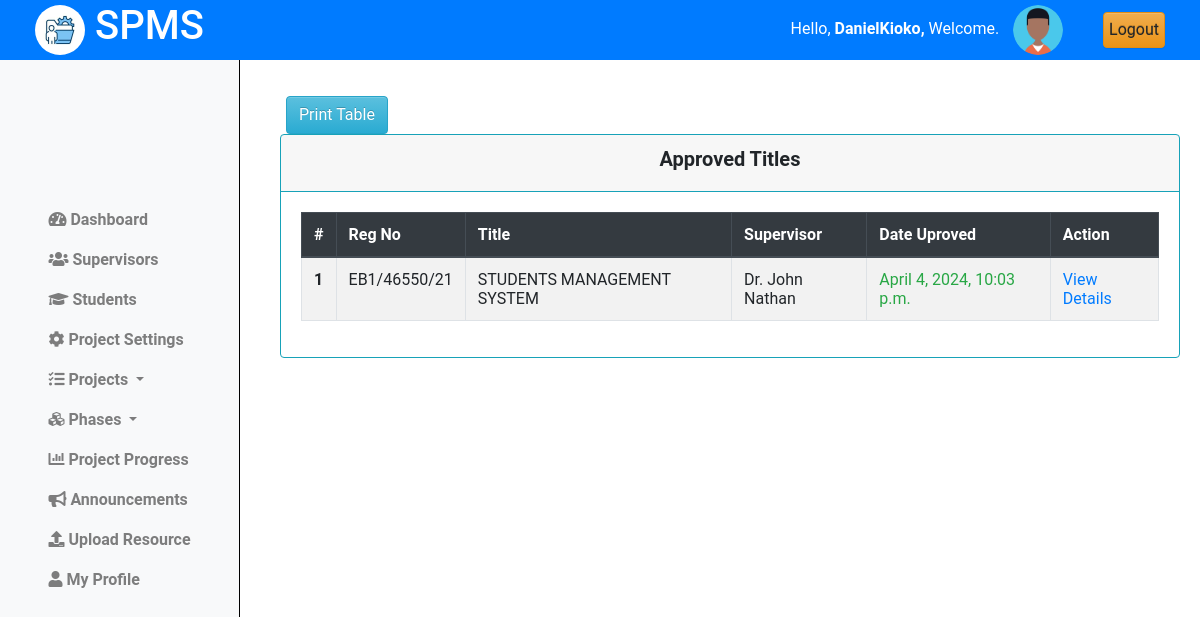
/projects/titles/approved/ (signed in), run on the app's committed database.
### projectsApp/models.py (models this page shows, shortened)
class Coordinator(AbstractUser):
    pass

class Projects(models.Model):
    student = models.ForeignKey(Student, on_delete=models.CASCADE)
    title = models.CharField(max_length=255)
    description = models.TextField()
    objectives = models.TextField()
    lecturer = models.ForeignKey(Lecturer, on_delete=models.SET_NULL, null=True, blank=True)
    status = models.CharField(max_length=50, choices=[
        ('pending', 'Pending'),
        ('approved', 'Approved'),
        ('rejected', 'Rejected')
    ], default='Pending')
    created_at = models.DateTimeField(auto_now_add=True)
    updated_at = models.DateTimeField(auto_now=True)

class Student(models.Model):
    regno = models.CharField(max_length=255, unique=True)
    email = models.EmailField(max_length=255, unique=True)
    name = models.CharField(max_length=255)
    phone_number = models.IntegerField(null=True, blank=True)
    intake_year = models.PositiveSmallIntegerField(default=2024)
    password = models.CharField(max_length=128, null=False, blank=False)
    user_id = models.AutoField(primary_key=True)
    last_login = models.DateTimeField(blank=True, null=True)
    USERNAME_FIELD = 'email'
    REQUIRED_FIELDS = ['regno', 'name', 'phone_number']
    class Meta:
        db_table = "students"

class Lecturer(models.Model):
    email = models.EmailField(max_length=255, unique=True, blank=False)
    name = models.CharField(max_length=255)
    phone = models.IntegerField(null=True, blank=True)
    password = models.CharField(max_length=128, null=False, blank=False)
    user_id = models.AutoField(primary_key=True)
    last_login = models.DateTimeField(blank=True, null=True)
    USERNAME_FIELD = 'email'
    REQUIRED_FIELDS = ['name', 'phone']
    class Meta:
        db_table = "Lecturers"

### projectsApp/AccessControl.py (the view)
    @login_required
    def wrapper(request, *args, **kwargs):
        if not isinstance(request.user, Coordinator):
            return redirect('cordinator_login')
        return function(request, *args, **kwargs)

### projectsApp/AccessControl.py (called while the page is built)
def coordinator_required(function):
    @login_required
    def wrapper(request, *args, **kwargs):
        if not isinstance(request.user, Coordinator):
            return redirect('cordinator_login')
        return function(request, *args, **kwargs)
    return wrapper

### projectsApp/views.py (called while the page is built)
@coordinator_required
def approved_titles(request):
    projects = Projects.objects.filter(status="Approved").order_by('student')
    context = {
        'projects':projects,
        }
    return render(request, 'cordinator/approved_titles.html', context)

### projectsApp/templates/cordinator/approved_titles.html (shortened to what this page needs)
{% extends 'base_cord.html' %}
{% load static %}
{% block content %}
{% include 'column1_cord.html' %}
<div class="content">
    <div class="container-fluid">
        <div class="row">
            <div class="text-center mt-3 ml-3">
                <button id="print-button" onclick="printTable()" class="btn btn-info">Print Table</button>
            </div>
            <div class="card border-info">
                <div class="card-header text-center border-info">
                    <h5><b>Approved Titles</b></h5>
                </div>
                <div class="card-body">
                    <table id="print-table"  class="table table-bordered table-hover  table-striped border-info">
                        <thead class="thead-dark">
                            <tr>
                                <th scope="col">#</th>
                                <th scope="col">Reg No</th>
                                <th scope="col">Title</th>
                                <th scope="col">Supervisor</th>
                                <th scope="col">Date Uproved</th>
                                <th scope="col">Action</th>
                            </tr>
                        </thead>
                        <tbody>
                            {% if projects.exists %}
                                {% for project in projects %}
                                    <tr>
                                        <th scope="row">{{forloop.counter}}</th>
                                        <td>{{project.student.regno|upper}}</td>
                                        <td>{{project.title|upper}}</td>
                                        <td>{{project.lecturer.name|title}}</td>
                                        <td class="text-success">{{project.updated_at}}</td>
                                        <td><a href="{% url "view_project_details" project.id %}"> View Details </a></td>
                                    </tr>
                                {% endfor %}
                            {% else %}
                                <tr>
                                    <td colspan="6" class="text-center text-danger">No approved projects found.</td>
                                </tr>
                            {% endif %}
                        </tbody>
                    </table>
                </div>
            </div>
        </div>
    </div>
</div>
<link rel="stylesheet" href="{% static 'css/mystudents.css' %}">
{% endblock %}

### projectsApp/templates/base_cord.html (shortened to what this page needs)
{% load static %}
<!doctype html>
<html class="no-js h-100" lang="en">
  <head>
    <link href="https://use.fontawesome.com/releases/v5.0.6/css/all.css" rel="stylesheet">
    <link href="https://stackpath.bootstrapcdn.com/bootstrap/4.5.2/css/bootstrap.min.css" rel="stylesheet">
    <link rel="stylesheet" href="https://cdn.jsdelivr.net/npm/bootstrap@3.3.7/dist/css/bootstrap-theme.min.css">
</head>
<body>
    <header>
        <div class="container-fluid">
            <div class="row align-items-center">
                <div class="col-md-3">
                    <div class="left">
                        <img src="{% static 'images/logo.jpg' %}" alt="Logo" class="logo">
                        <h1>SPMS</h1>
                    </div>
                </div>
                <div class="col-md-9 d-flex justify-content-end">
                    <div class="row align-items-center">
                        <div class="col-auto">
                            <span class="username mb-3" style="padding:10px;">
                                Hello,
                                <strong>
                                    {% if request.user.is_authenticated %}
                                        {% if request.user.is_staff %}
                                            {{ request.user.username }},
                                        {% else %}
                                            {{ request.user.name }},
                                        {% endif %}
                                    {% else %}
                                        Guest,
                                    {% endif %}
                                </strong>
                                Welcome.
                            </span>
                            <img src="{% static 'images/profile.png'%}" alt="Profile Picture" class="profile-pic">
                        </div>
                        <div class="col-auto">
                            <a href="{% url 'logout' %}" class="btn btn-warning" style="padding:5px;">Logout</a>
                        </div>
                    </div>
                </div>
            </div>
        </div>
    </header>
    {% block content %}
    {% endblock %}
</body>
</html>

### projectsApp/static/css/mystudents.css (style rules this page uses)
.content { margin-left: 250px; padding: 20px; margin-top: 60px; }
.card { width: 100%; margin-left: 10px; }

### projectsApp/templates/base_cord.html (style rules this page uses)
body { font-family: 'Roboto', sans-serif; margin: 0; padding: 0; }
header { background-color: #007BFF; color: white; display: flex; justify-content: space-between; align-items: center; text-align: center; padding: 10px 20px; z-index: 20; position: fixed; top: 0; left: 0; width: 100%; height: 60px; }
header .left { display: flex; align-items: center; }
header .logo { width: 50px; height: 50px; margin-right: 10px; border-radius: 50%; }
header .profile-pic { width: 50px; height: 50px; border-radius: 50%; margin-right: 10px; }

### data on the page
Coordinator: user.username "DanielKioko"
Projects: student.regno "EB1/46550/21", title "STUDENTS MANAGEMENT SYSTEM", lecturer.name "Dr. John Nathan", updated_at "April 4, 2024, 10:03 p.m."
